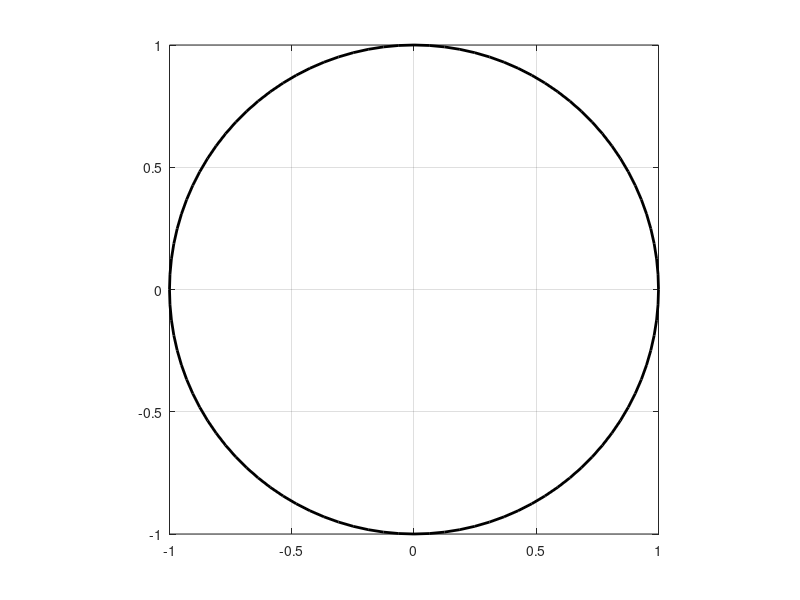

This chart was generated by the following MATLAB code:
function h = phasespaceplot()
    th = 0:pi/50:2*pi;
    unitcircle = [cos(th); sin(th)];
    drawcircle = round(unitcircle);
    
    % Fill the outside
    fill([drawcircle(1,:) flip(unitcircle(1,:))], [drawcircle(2,:) flip(unitcircle(2,:))], 'w')

    % Imaginary unit circle:
    th = 0:pi/50:2*pi;
    h = plot(cos(th), sin(th), '-k', 'LineWidth', 2);
    
    % Plot options:
    grid on; box on; axis square;
end

